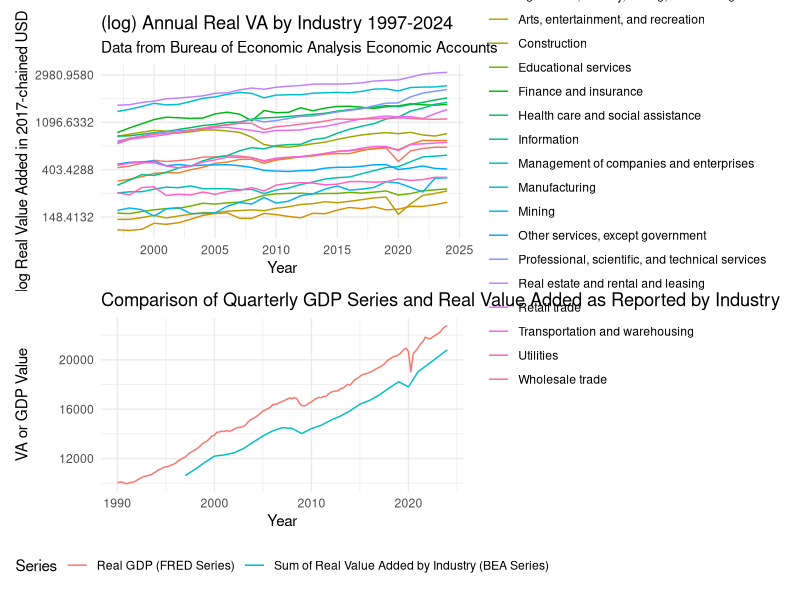
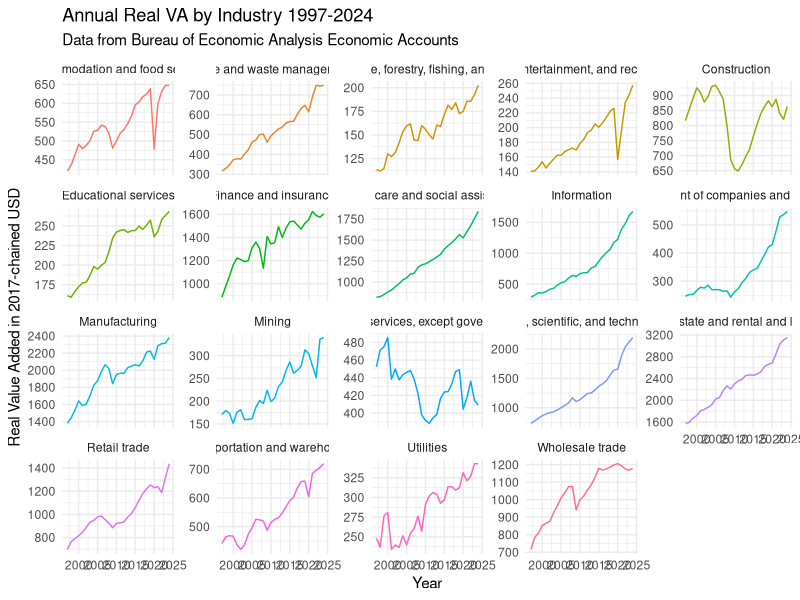
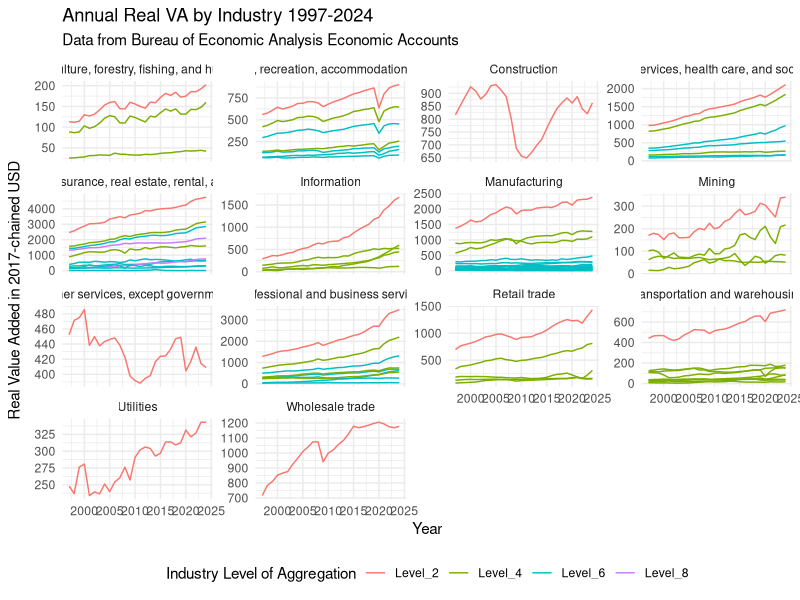
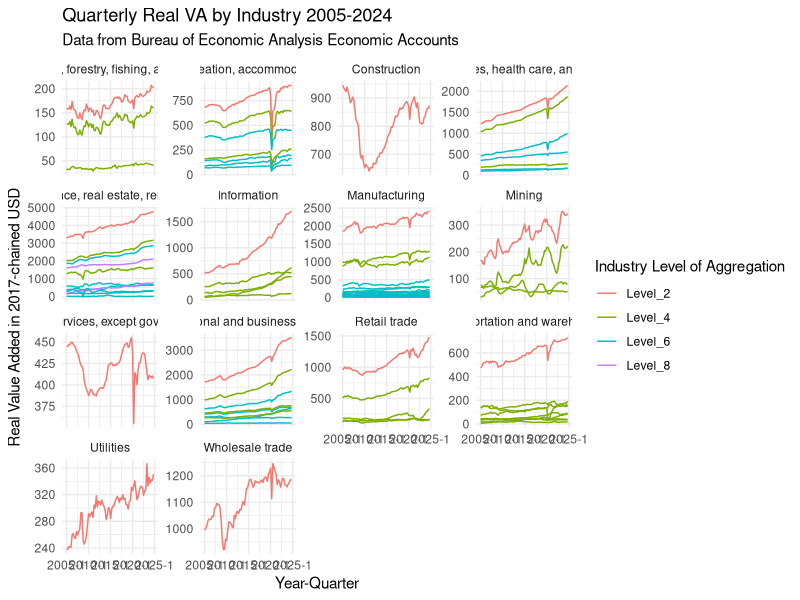

R code for these plots, in order:
# Cleaning BEA Value Added by Industry
# Suggested citation: U.S. Bureau of Economic Analysis, "Real Value Added by Industry" (accessed Sunday, June 8, 2025).
library(here)
library(tidyverse)
library(zoo)
library(kableExtra)
library(patchwork)
library(scales)


# Annual Data from 1997-2024
# The year and quarter are not combined in one header requiring a strange read-in process below
annual <- read.csv(here("data/occ_macro_vars/bea_va_by_industry_97_24_a.csv"), skip = 3) %>% 
  slice(-1)

final <- tibble(annual) %>% 
  rename("industry" = X) %>% 
  select(-Line) %>% 
  mutate(
    indent_level = str_extract(industry, "^\\s*") |> str_length(),
    label = paste0("Level_", indent_level / 2)  # Assuming 2 spaces per indent level
  ) %>% 
  mutate(label_0 = ifelse(label == "Level_0", trimws(industry), NA),
         label_2 = ifelse(label == "Level_2", trimws(industry), NA),
         label_4 = ifelse(label == "Level_4", trimws(industry), NA),
         label_6 = ifelse(label == "Level_6", trimws(industry), NA),
         label_8 = ifelse(label == "Level_8", trimws(industry), NA)) %>% 
  fill(label_0) %>%
  fill(label_2) %>%
  fill(label_4) %>%
  fill(label_6) %>%
  fill(label_8) %>%
  mutate(label_0 = ifelse(industry == "        Gross domestic product", "Total GDP", label_0), 
         industry = trimws(industry),
         across(contains("X"), ~as.numeric(.))) %>%
  pivot_longer(contains('X'), names_to = "date", values_to = "real_VA") %>% 
  mutate(date = as.numeric(gsub("X", "", date)),
         real_VA = as.numeric(real_VA)) %>% 
  filter(!is.na(real_VA)) 

final %>% 
  filter(label_0 == "Private industries" & !is.na(label_2)) %>% 
  ggplot() +
  geom_line(aes(x = date, y = real_VA, group = industry, color = label)) +
  facet_wrap(~label_2, scales = "free_y") + 
  theme_minimal() +
  theme(legend.position = "bottom") +
  labs(title = "Annual Real VA by Industry 1997-2024", 
       subtitle = "Data from Bureau of Economic Analysis Economic Accounts", 
       x = "Year", 
       y = "Real Value Added in 2017-chained USD", 
       color = "Industry Level of Aggregation") -> p2


# Picked relevant industries as 2-digit NAICS industries 
# https://www.bls.gov/iag/tgs/iag_index_naics.htm 
# Also matches data on occupational density of each industry as calcualted in occ_emp_industry_oews.R
rel_inds <- c("Agriculture, Forestry, Fishing, and Hunting" = "11",
"Mining" = "21",
"Construction" = "23",
"Manufacturing" = "31-33",
"Wholesale Trade" = "42",
"Retail Trade" = "44-45",
"Transportation and Warehousing" = "48-49",
"Utilities" = "22",
"Information" = "51",
"Finance and Insurance" = "52",
"Real Estate and Rental and Leasing" = "53",
"Professional, Scientific, and Technical Services" = "54",
"Management of Companies and Enterprises" = "55",
"Administrative and waste management services" = "56",
"Educational Services" = "61",
"Health Care and Social Assistance" = "62",
"Arts, Entertainment, and Recreation" = "71",
"Accommodation and Food Services" = "72",
"Other Services, except government" = "81")

rel_inds %>% 
  kable(format = "latex")


final %>% 
  filter(tolower(industry) %in% tolower(names(rel_inds))) %>% 
  ggplot() +
  geom_line(aes(x = date, y = real_VA, color = industry)) +
  facet_wrap(~industry, scales = "free_y") + 
  theme(legend.position = "none") +
  theme_minimal() +
  labs(title = "Annual Real VA by Industry 1997-2024", subtitle = "Data from Bureau of Economic Analysis Economic Accounts", x = "Year", y = "Real Value Added in 2017-chained USD", color = "Industry Level of Aggregation") +
  theme(legend.position = "none") -> p3

final %>% 
  filter(tolower(industry) %in% tolower(names(rel_inds))) %>% 
  ggplot() +
  geom_line(aes(x = date, y = real_VA, color = industry)) +
  #facet_wrap(~industry, scales = "free_y") + 
  scale_y_continuous(trans = log_trans()) +
  theme_minimal() +
  labs(title = "(log) Annual Real VA by Industry 1997-2024", 
       subtitle = "Data from Bureau of Economic Analysis Economic Accounts", 
       x = "Year", y = "log Real Value Added in 2017-chained USD", color = "Industry Level of Aggregation") -> p4




final %>% 
  filter(tolower(industry) %in% tolower(names(rel_inds))) %>% 
  group_by(industry, date) %>% n_groups() == nrow(filter(final, tolower(industry) %in% tolower(names(rel_inds))))


real_gdp <- read.csv(here('data/macro_vars/GDPC1.csv')) %>% 
  tibble %>% 
  rename(date = DATE) %>% 
  mutate(date = as.Date(date))

final %>% 
  filter(tolower(industry) %in% tolower(names(rel_inds))) %>% 
  mutate(date = as.Date(paste0(date, "-01-01"))) %>% 
  group_by(date) %>% 
  summarise(total_VA = sum(real_VA)) %>% 
  ggplot(aes(x = date, y = total_VA, color = "Sum of Real Value Added by Industry (BEA Series)")) + 
  geom_line() +
  geom_line(data = real_gdp, aes(x = date, y = GDPC1, color = "Real GDP (FRED Series)")) +
  theme_minimal() +
  theme(legend.position = "bottom") +
  labs(x = "Year", y = "VA or GDP Value", 
       title = "Comparison of Quarterly GDP Series and Real Value Added as Reported by Industry", 
       color = "Series") -> p5

print(p4/p5)

print(p3)
print(p2)

# Quarterly Data from 2005-2024
# The year and quarter are not combined in one header requiring a strange read-in process below
header <- read.csv(here("data/occ_macro_vars/bea_va_by_industry_05_24_q.csv"), 
                   nrows = 2, header = FALSE, stringsAsFactors = FALSE, skip = 3)

# Combine year and quarter into proper names
new_names <- paste0(gsub("X", "", header[1, -c(1,2)]), "_", header[2, -c(1,2)])

# Read the rest of the data (starting after header rows)
temp <- read.csv(here("data/occ_macro_vars/bea_va_by_industry_05_24_q.csv"), 
                 skip = 5, header = FALSE, stringsAsFactors = FALSE) 

# Assign clean column names
colnames(temp) <- c("Line", "X", new_names)
final <- tibble(temp) %>% 
  rename("industry" = X) %>% 
  select(-Line) %>% 
  mutate(
    indent_level = str_extract(industry, "^\\s*") |> str_length(),
    label = paste0("Level_", indent_level / 2)  # Assuming 2 spaces per indent level
  ) %>% 
  mutate(label_0 = ifelse(label == "Level_0", trimws(industry), NA),
         label_2 = ifelse(label == "Level_2", trimws(industry), NA),
         label_4 = ifelse(label == "Level_4", trimws(industry), NA),
         label_6 = ifelse(label == "Level_6", trimws(industry), NA),
         label_8 = ifelse(label == "Level_8", trimws(industry), NA)) %>% 
  fill(label_0) %>%
  fill(label_2) %>%
  fill(label_4) %>%
  fill(label_6) %>%
  fill(label_8) %>%
  mutate(label_0 = ifelse(industry == "        Gross domestic product", "Total GDP", label_0), 
         industry = trimws(industry)) %>% 
  pivot_longer(contains('_Q'), names_to = "date", values_to = "real_VA") %>% 
  mutate(date = as.yearqtr(gsub("_", " ", date), format = "%Y Q%q"),
         real_VA = as.numeric(real_VA)) %>% 
  filter(!is.na(real_VA))

final %>% 
  filter(label_0 == "Private industries" & !is.na(label_2)) %>% 
  ggplot() +
  geom_line(aes(x = date, y = real_VA, group = industry, color = label)) +
  facet_wrap(~label_2, scales = "free_y") + 
  theme_minimal() +
  labs(title = "Quarterly Real VA by Industry 2005-2024", 
       subtitle = "Data from Bureau of Economic Analysis Economic Accounts", 
       x = "Year-Quarter", 
       y = "Real Value Added in 2017-chained USD", color = "Industry Level of Aggregation") -> p1

print(p1)
